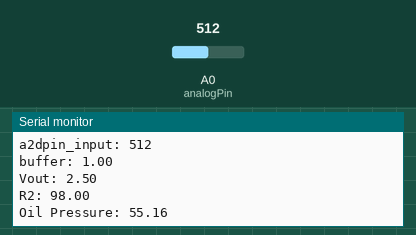
Simulated run of this sketch. Board: Arduino Uno, built with avr-gcc and run on an emulated ATmega328P. Parts: the last lines printed to the serial monitor. The test bench sets the inputs (shaded band); at power-on: A0 (analogPin) = 512.

Above: at 1.8 s.
1.9 s: A0 (analogPin) set to 716
At 2.9 s:
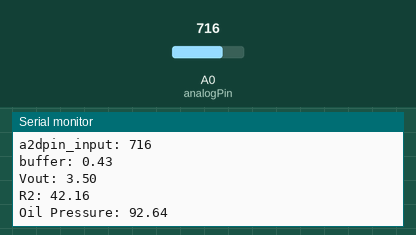
3.4 s: A0 (analogPin) set to 900
At 4.5 s:
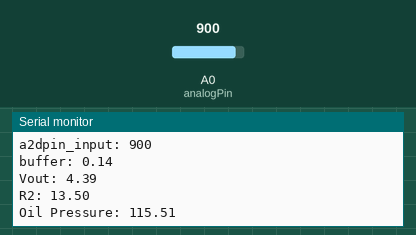
Timing chart, 0 to 6.4 s (numbered marks = the images above; inputs shaded):
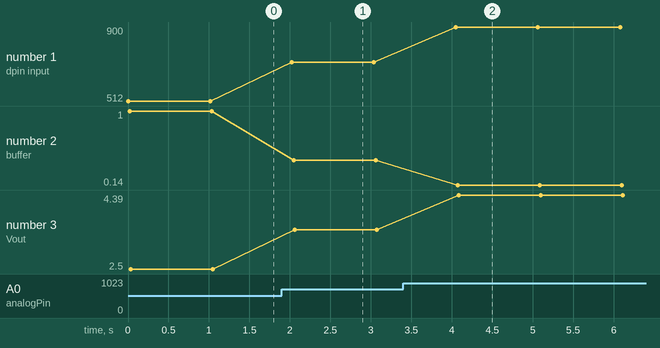

Measured:
- after the input at 1.9 s, the serial monitor: prints a new line after 0.13 s (image 1)
- after the input at 3.4 s, the serial monitor: prints a new line after 0.65 s (image 2)
- plotted number 1: 512 → 716 after the input at 1.9 s, 716 → 900 after the input at 3.4 s
- plotted number 2: 1 → 0.43 after the input at 1.9 s, 0.43 → 0.14 after the input at 3.4 s
- plotted number 3: 2.5 → 3.5 after the input at 1.9 s, 3.5 → 4.39 after the input at 3.4 s

The sketch:

OilPressureSender__Voltage_Divider_.ino
```cpp
// This sketch finds the resistance of an unknown resistor based on the principles of a voltage divider circuit.
// The intent is to display oil pressure using a 35-244 ohm, 0-100 psi 2-terminal sender.
// Vout = Vin * R2 / (R1 + R2 )
// R2 = Vout * R1 / (Vin – Vout)


int analogPin = 0;
int a2dpin_input = 0;
int Vin = 5;  //voltage at 5v pin of arduino
float Vout = 0; //voltage at A0 pin of arduino
float R1 = 98;
float R2 = 0;
float buffer = 0;
float OilPres = 0;


void setup(){
Serial.begin(9600);
}

void loop(){
  a2dpin_input = analogRead(analogPin); // stores analog input as a digital value
  if(a2dpin_input){
    buffer = a2dpin_input * Vin;
    Vout = (buffer)/1024.0; //The Arduino Uno ADC is of 10-bit resolution (so the integer values from 0 - 2^10 = 1024 values). This means that it will map input voltages between 0 and 5 volts into integer values between 0 and 1023. So if we multiply input anlogValue to (buffer/1024), then we get the digital value of input voltage.
    //buffer =  Vout/(Vin-Vout); // original code had incorretly: (Vin/Vout) - 1;
    buffer = (Vin/Vout) - 1;
    R2 = R1 * buffer;
    OilPres = (0.0015 * (R2 * R2)) - (0.8815 * R2) + 127.14;


    Serial.print("a2dpin_input: ");
    Serial.println(a2dpin_input);
    Serial.print("buffer: ");
    Serial.println(buffer);
    Serial.print("Vout: ");
    Serial.println(Vout);
    Serial.print("R2: ");
    Serial.println(R2);
    Serial.print("Oil Pressure: ");
    Serial.println(OilPres);

    delay(1000);


  }
}
```
